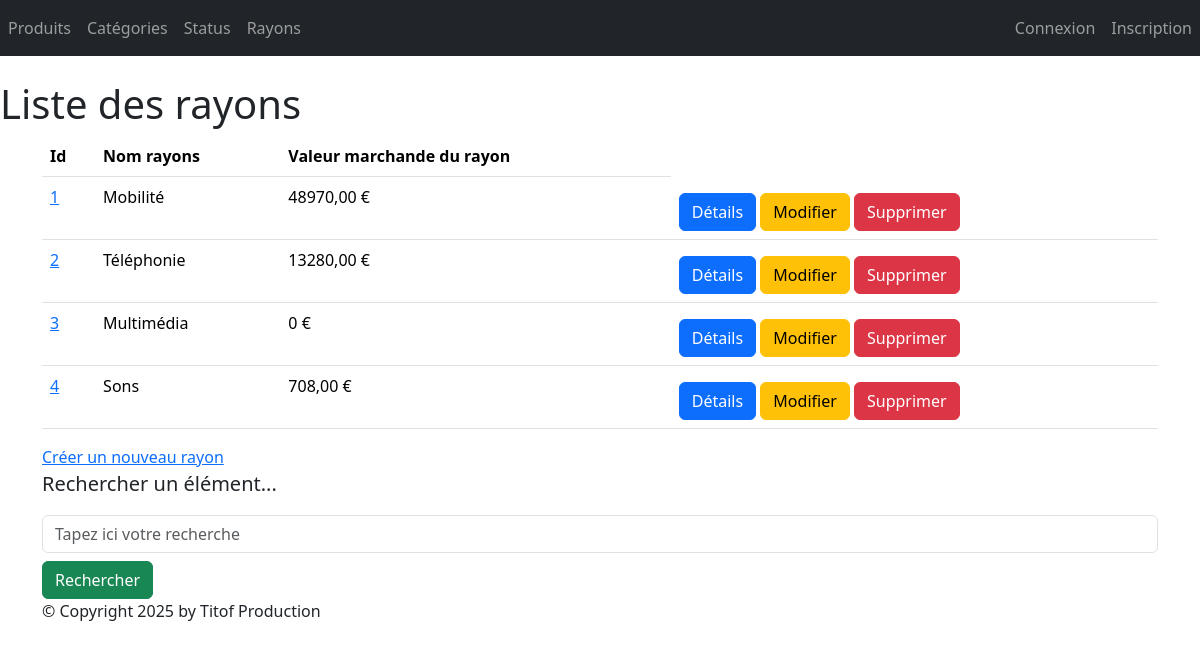
Page /monApp/rayons/ on the committed database.
### monApp/models.py (models this page shows, shortened)
class Rayon(models.Model):
    idRayon = models.AutoField(primary_key=True)
    nomRayon = models.CharField(max_length=100)

### monApp/views.py (the view)
# urls.py: path('rayons/',views.RayonsListView.as_view() ,name='lst_rayons'),
class RayonsListView(ListView):
    model = Rayon
    template_name = "monApp/list_rayons.html"
    context_object_name = "rayons"
    def get_queryset(self):
        query = self.request.GET.get('search')
        if query:
            return Rayon.objects.filter(nomRayon__icontains=query)
        return Rayon.objects.prefetch_related(
            Prefetch("contenir_rayon", queryset=Contenir.objects.select_related("produit"))
        )
    def get_context_data(self, **kwargs):
        context = super(RayonsListView, self).get_context_data(**kwargs)
        context['titremenu'] = "Liste de mes rayons"
        ryns_dt = []
        for rayon in context['rayons']:
            total = 0
            for contenir in rayon.contenir_rayon.all():
                total += contenir.produit.prixUnitaireProd * contenir.Qte
            ryns_dt.append({'rayon': rayon,'total_stock': total})
        context['ryns_dt'] = ryns_dt
        return context

### monApp/templates/monApp/list_rayons.html
{% extends 'monApp/base.html' %}
{% block menu %}
    <h1>Liste des rayons</h1>
{% endblock %}
{% block contenu %}
    <table class="table">
        <thead>
            <th>Id</th>
            <th>Nom rayons</th>
            <th>Valeur marchande du rayon</th>
        </thead>
        <tbody>
        {% for data in ryns_dt %}
            <tr>
                <td><a href="{% url 'dtl_rayon' data.rayon.idRayon %}">{{ data.rayon.idRayon }}</a></td>
                <td>{{ data.rayon.nomRayon }} </td>
                <td>{{ data.total_stock }} €</td>
                <td>
                    <a href="{% url 'dtl_rayon' data.rayon.idRayon %}" class="btn btn-primary mt-2">Détails</a>
                    <a href="{% url 'rayon_chng' data.rayon.idRayon %}" class="btn btn-warning mt-2">Modifier</a>
                    <a href="{% url 'rayon_del' data.rayon.idRayon %}" class="btn btn-danger mt-2">Supprimer</a>
                </td>
            </tr>
        {% endfor %}
        </tbody>
    </table>
    <a href="{% url 'crt_rayon' %}">Créer un nouveau rayon</a>
    <p class="lead mb-3 ml-0">Rechercher un élément...</p>
    <form method="GET" action="">
        <input class="form-control" type="text" name="search" placeholder="Tapez ici votre recherche"
        value="{{ request.GET.search }}">
        <button type="submit" class="btn btn-success mt-2">Rechercher</button>
    </form>
{% endblock %}

### static/styles.css (style rules this page uses)
h1 { color: red }

### rows in the picture
Rayon: rayon.idRayon "1", rayon.nomRayon "Mobilité", total_stock "48970,00"
Rayon: rayon.idRayon "2", rayon.nomRayon "Téléphonie", total_stock "13280,00"
Rayon: rayon.idRayon "3", rayon.nomRayon "Multimédia", total_stock "0"
Rayon: rayon.idRayon "4", rayon.nomRayon "Sons", total_stock "708,00"
